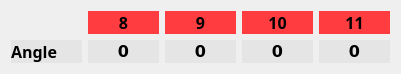
      <widget class="QWidget" name="layoutWidget">
       <property name="geometry">
        <rect>
         <x>30</x>
         <y>100</y>
         <width>401</width>
         <height>71</height>
        </rect>
       </property>
       <layout class="QGridLayout" name="gridLayout_3">
        <item row="0" column="1">
         <widget class="QLabel" name="Head_label_ID">
          <property name="maximumSize">
           <size>
            <width>16777215</width>
            <height>16777215</height>
           </size>
          </property>
          <property name="font">
           <font>
            <family>微軟正黑體</family>
            <pointsize>12</pointsize>
            <weight>75</weight>
            <bold>true</bold>
           </font>
          </property>
          <property name="styleSheet">
           <string notr="true">background-color :rgb(255, 60, 63)</string>
          </property>
          <property name="text">
           <string>8</string>
          </property>
          <property name="alignment">
           <set>Qt::AlignCenter</set>
          </property>
         </widget>
        </item>
        <item row="0" column="4">
         <widget class="QLabel" name="Head_label_ID_4">
          <property name="maximumSize">
           <size>
            <width>16777215</width>
            <height>16777215</height>
           </size>
          </property>
          <property name="font">
           <font>
            <family>微軟正黑體</family>
            <pointsize>12</pointsize>
            <weight>75</weight>
            <bold>true</bold>
           </font>
          </property>
          <property name="styleSheet">
           <string notr="true">background-color :rgb(255, 60, 63)</string>
          </property>
          <property name="text">
           <string>11</string>
          </property>
          <property name="alignment">
           <set>Qt::AlignCenter</set>
          </property>
         </widget>
        </item>
        <item row="0" column="2">
         <widget class="QLabel" name="Head_label_ID_2">
          <property name="maximumSize">
           <size>
            <width>16777215</width>
            <height>16777215</height>
           </size>
          </property>
          <property name="font">
           <font>
            <family>微軟正黑體</family>
            <pointsize>12</pointsize>
            <weight>75</weight>
            <bold>true</bold>
           </font>
          </property>
          <property name="styleSheet">
           <string notr="true">background-color :rgb(255, 60, 63)</string>
          </property>
          <property name="text">
           <string>9</string>
          </property>
          <property name="alignment">
           <set>Qt::AlignCenter</set>
          </property>
         </widget>
        </item>
        <item row="0" column="3">
         <widget class="QLabel" name="Head_label_ID_3">
          <property name="maximumSize">
           <size>
            <width>16777215</width>
            <height>16777215</height>
           </size>
          </property>
          <property name="font">
           <font>
            <family>微軟正黑體</family>
            <pointsize>12</pointsize>
            <weight>75</weight>
            <bold>true</bold>
           </font>
          </property>
          <property name="styleSheet">
           <string notr="true">background-color :rgb(255, 60, 63)</string>
          </property>
          <property name="text">
           <string>10</string>
          </property>
          <property name="alignment">
           <set>Qt::AlignCenter</set>
          </property>
         </widget>
        </item>
        <item row="1" column="0">
         <widget class="QLabel" name="Head_label_title_angle">
          <property name="font">
           <font>
            <family>微軟正黑體</family>
            <pointsize>12</pointsize>
            <weight>75</weight>
            <bold>true</bold>
           </font>
          </property>
          <property name="styleSheet">
           <string notr="true">background-color: rgb(229, 229, 229)</string>
          </property>
          <property name="text">
           <string>Angle</string>
          </property>
         </widget>
        </item>
        <item row="1" column="1">
         <widget class="QLabel" name="Head_label_PresentAngle">
          <property name="maximumSize">
           <size>
            <width>16777215</width>
            <height>30</height>
           </size>
          </property>
          <property name="font">
           <font>
            <family>Bitstream Vera Sans</family>
            <pointsize>12</pointsize>
            <weight>75</weight>
            <bold>true</bold>
           </font>
          </property>
          <property name="styleSheet">
           <string notr="true">background-color: rgb(229, 229, 229)</string>
          </property>
          <property name="text">
           <string>0</string>
          </property>
          <property name="alignment">
           <set>Qt::AlignCenter</set>
          </property>
         </widget>
        </item>
        <item row="1" column="2">
         <widget class="QLabel" name="Head_label_PresentAngle_2">
          <property name="maximumSize">
           <size>
            <width>16777215</width>
            <height>30</height>
           </size>
          </property>
          <property name="font">
           <font>
            <family>Bitstream Vera Sans</family>
            <pointsize>12</pointsize>
            <weight>75</weight>
            <bold>true</bold>
           </font>
          </property>
          <property name="styleSheet">
           <string notr="true">background-color: rgb(229, 229, 229)</string>
          </property>
          <property name="text">
           <string>0</string>
          </property>
          <property name="alignment">
           <set>Qt::AlignCenter</set>
          </property>
         </widget>
        </item>
        <item row="1" column="3">
         <widget class="QLabel" name="Head_label_PresentAngle_3">
          <property name="maximumSize">
           <size>
            <width>16777215</width>
            <height>30</height>
           </size>
          </property>
          <property name="font">
           <font>
            <family>Bitstream Vera Sans</family>
            <pointsize>12</pointsize>
            <weight>75</weight>
            <bold>true</bold>
           </font>
          </property>
          <property name="styleSheet">
           <string notr="true">background-color: rgb(229, 229, 229)</string>
          </property>
          <property name="text">
           <string>0</string>
          </property>
          <property name="alignment">
           <set>Qt::AlignCenter</set>
          </property>
         </widget>
        </item>
        <item row="1" column="4">
         <widget class="QLabel" name="Head_label_PresentAngle_4">
          <property name="maximumSize">
           <size>
            <width>16777215</width>
            <height>30</height>
           </size>
          </property>
          <property name="font">
           <font>
            <family>Bitstream Vera Sans</family>
            <pointsize>12</pointsize>
            <weight>75</weight>
            <bold>true</bold>
           </font>
          </property>
          <property name="styleSheet">
           <string notr="true">background-color: rgb(229, 229, 229)</string>
          </property>
          <property name="text">
           <string>0</string>
          </property>
          <property name="alignment">
           <set>Qt::AlignCenter</set>
          </property>
         </widget>
        </item>
       </layout>
      </widget>
